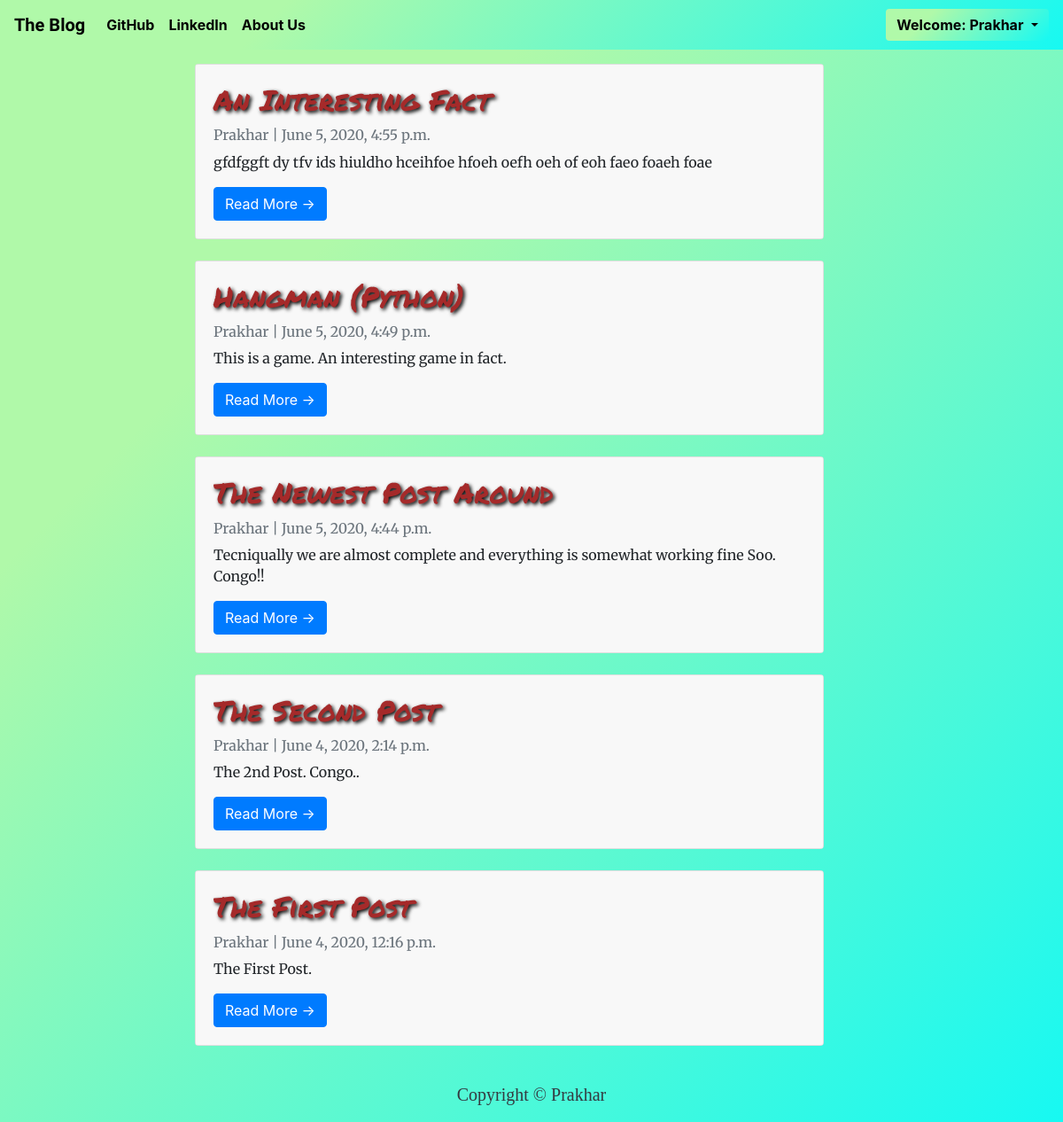
The app's page / (signed in) with its own data.
### basic_app/models.py (models this page shows, shortened)
class Post(models.Model):
    title = models.CharField(max_length=200, unique=True)
    slug = models.SlugField(max_length=200, unique=True)
    author = models.ForeignKey(User, on_delete= models.CASCADE,related_name='blog_posts')
    content = models.TextField()
    created_on = models.DateTimeField(auto_now_add=True)
    status = models.IntegerField(choices=STATUS, default=0)
    class Meta:
        ordering = ['-created_on']

### basic_app/views.py (the view)
# urls.py: path('', views.PostList.as_view(), name='home'),
class PostList(ListView):
    queryset = Post.objects.all().filter(status=1).order_by('-created_on')
    template_name = "basic_app/post_list.html"

### basic_app/templates/basic_app/post_list.html
{% extends 'basic_app/base.html' %}
{% block body_block %}
<div class="container">
    <div class="row">
        <div class="col-md-8 mt-3 left">
            {% for post in post_list %}
            <div class="card mb-4">
                <div class="card-body">
                    <h2 class="card-title">{{ post.title }}</h2>
                    <p class="card-text text-muted h6">{{ post.author }} | {{ post.created_on}} </p>
                    <p class="card-text">{{post.content|slice:":200" }}</p>
                    <a href="{% url 'blog:post_detail' post.slug %}" class="btn btn-primary">Read More &rarr;</a>
                </div>
            </div>
            {% endfor %}
        </div>
    </div>
</div>
{% endblock body_block %}

### basic_app/templates/basic_app/base.html (shortened to what this page needs)
<!DOCTYPE html>
{% load static %}
<html lang="en">
<head>
    <link rel="stylesheet" href="https://stackpath.bootstrapcdn.com/bootstrap/4.4.1/css/bootstrap.min.css">
</head>
<body>
  <nav class="navbar navbar-expand-lg navbar-light bg-light">
    <a class="navbar-brand" href="{% url 'home' %}"> <b class="blod_left title">The Blog</b> </a>
    <div class="collapse navbar-collapse" id="navbarNav">
      <ul class="navbar-nav">
        <li class="nav-item">
          <a class="nav-link" href="https://www.github.com"><b class="blod_left">GitHub</b></a>
        </li>
        <li class="nav-item">
          <a class="nav-link" href="https://www.linkedin.com"><b class="blod_left">LinkedIn</b></a>
        </li>
        <li class="nav-item">
          <a class="nav-link" href="{% url 'blog:about_us' %}"><b class="blod_left">About Us</b></a>
        </li>
      </ul>
    </div>
    <div class="dropdown">
      {% if user.is_authenticated %}
        <button class="btn btn-secondary dropdown-toggle" type="button" id="dropdownMenuButton" data-toggle="dropdown" aria-haspopup="true" aria-expanded="false">
          <a><b class="bold_left">Welcome: {{user.username}}</b></a>
        </button>
      {% else %}
        <button type="button" class="btn"><a class="nav navbar-nav navbar-right" href="{% url 'login' %}"> <b class="bold_right">Log In</b> </a></button>
      {% endif %}
    </div>
  </nav>
    <div class="container">
        {% block body_block %}
        {% endblock body_block %}
    </div>
    <footer class="py-3 bg-grey foot">
        <p class="m-0 text-dark text-center ">Copyright &copy; Prakhar</p>
    </footer>
</body>
</html>

### basic_app/templates/basic_app/base.html (style rules this page uses)
.card-title { color: brown; text-shadow: 2px 2px 4px #000000; font-family: 'Permanent Marker', cursive; }
.card-text { font-family: 'Merriweather', serif; }
.card-body { background-color: rgba(245, 245, 245, 0.671); }
body { background-color: #17f9f2; background-image: linear-gradient(315deg, #17f9f2 0%, #b0f9a9 74%); }
.navbar { background-color: #17f9f2; background-image: linear-gradient(315deg, #17f9f2 0%, #b0f9a9 74%); }
.title { font-family: 'Metal Mania', cursive; }
.left { margin-left: 160px; position: static; }
#dropdownMenuButton { color: black; border-style: hidden; background-color: #17f9f2; background-image: linear-gradient(315deg, #17f9f2 0%, #b0f9a9 74%); }
.blod_left { color: black; }
.foot { font-family: 'Pacifico', cursive; font-size: 20px; }

### records on screen
Post: title "An Interesting Fact", author "Prakhar", created_on "June 5, 2020, 4:55 p.m.", content "gfdfggft dy tfv ids hiuldho hceihfoe hfoeh oefh oeh of eoh faeo foaeh foae"
Post: title "Hangman (Python)", author "Prakhar", created_on "June 5, 2020, 4:49 p.m.", content "This is a game. An interesting game in fact."
Post: title "The Newest Post Around", author "Prakhar", created_on "June 5, 2020, 4:44 p.m.", content "Tecniqually we are almost complete and everything is somewhat working fine Soo. Congo!!"
Post: title "The Second Post", author "Prakhar", created_on "June 4, 2020, 2:14 p.m.", content "The 2nd Post. Congo.."
Post: title "The First Post", author "Prakhar", created_on "June 4, 2020, 12:16 p.m.", content "The First Post."

### other values on screen
{{ user.username }} "Prakhar"
